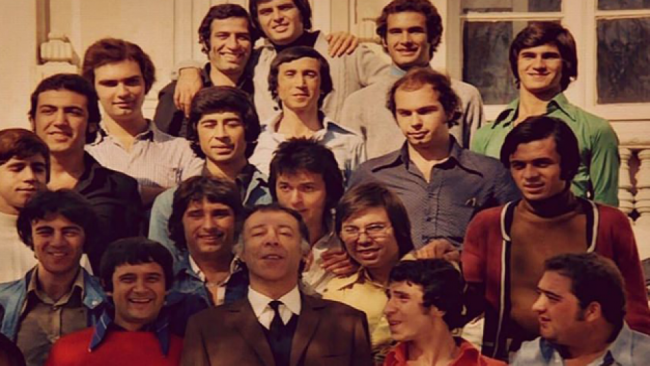
#> input picture 6-)Python ile Görüntü İşleme - Resimde Belli Bölgeyi Dikdörtgen İçine Alma/hababam sinifi.png, 1300 x 731 px (shown at 1/2 size)
$ python '9-)Belli bölgeden alan alma.py'
#> lines starting #> are read from the running program, lines starting #| are printed output that depends on the picture; after the words box and inside, x2 and y2 are one past the last pixel; in counts of white or black regions, pixels touching at a corner belong together
import cv2
import numpy


picture=cv2.imread("hababam sinifi.png")
#> picture is the input picture: shape (731, 1300, 3); mean B, G, R 61.6, 72, 115.3

cv2.rectangle(picture,(470,580),(620,400),(0,255,0),2)#rectangle komutu dikdörtgen alan seçmemizi sağlıyor
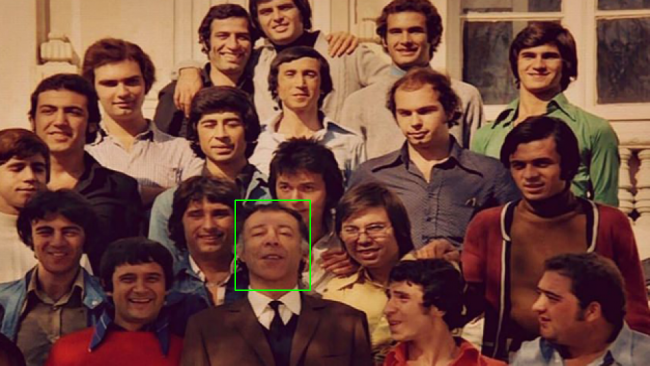
#> picture: shape (731, 1300, 3) (shown at 1/2 size); 0.21% of pixels changed, all inside (x1, y1, x2, y2) = (469, 399, 622, 582)
#2. parametre sol alt köşeyi (x,y) 3. parametre sağ üst köşeyi (x,y) belirliyor 4. parametre çerçevenin rengini
#5. parametre çerçevenin kalınlığını belirliyor

cv2.imshow("picture",picture)


cv2.waitKey(0)
cv2.destroyAllWindows()
